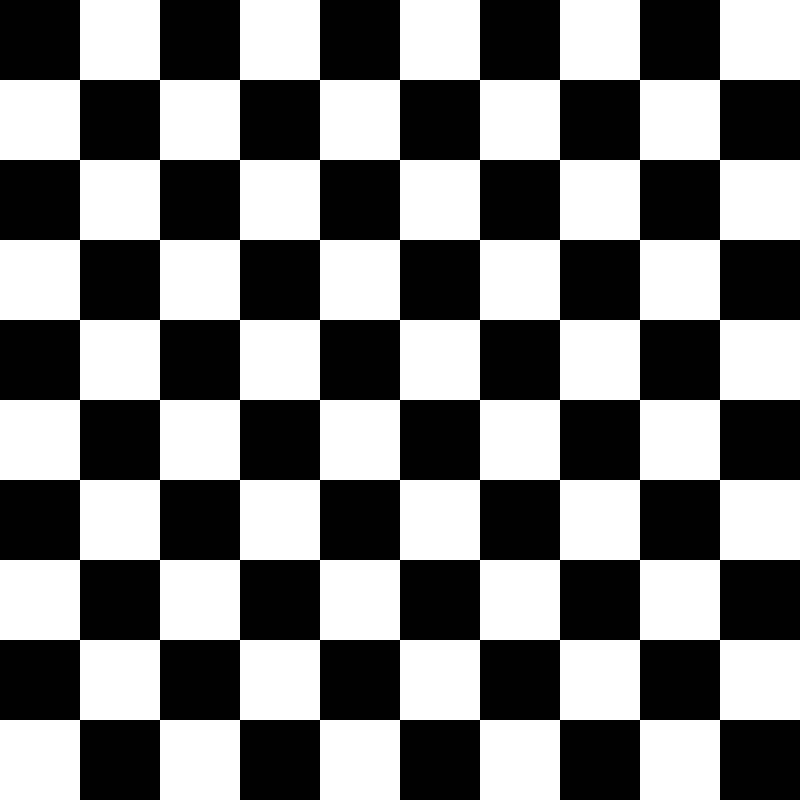
#> input picture Data/10x10_checkered_board.png, 800 x 800 px
$ python -i lab05.py   (imports and definitions only)
#> lines starting #> are read from the running program, lines starting #| are printed output that depends on the picture; after the words box and inside, x2 and y2 are one past the last pixel; in counts of white or black regions, pixels touching at a corner belong together
#> `picture = cv2.imread('../../Data/10x10_checkered_board.png', cv2.IMREA..`: picture: shape (800, 800); 50% white; 1 white region, box (x1, y1, x2, y2) and area: (0, 0, 800, 800) 320000

# -*- coding: utf-8 -*-
"""Lab 05 — Harris Corner Detector.

Detect corner points in an image from scratch — no cv2.cornerHarris. The
work is split into small steps, each one a method below that takes an array
in and returns the result out:

  1. gaussian_kernel()                    a 2D Gaussian weighting window
  2. compute_gradients(image)             Sobel gradients (Ix, Iy)
  3. gradient_products(Ix, Iy)            Ix^2, Iy^2, Ix*Iy
  4. smooth_products(Ixx, Iyy, Ixy)       Gaussian-weighted sums (A, B, C)
  5. det_and_trace(A, B, C)               Det(M) and Trace(M) at every pixel
  6. harris_response(det, trace)           Harris response R per pixel
  7. threshold_response(response)         weak responses set to zero
  8. find_peaks(thresh_response)          one (row, col) per corner
  9. det_coords(image)                    put the steps together

Run evaluate_lab05.py after each step to see your progress.
"""
import numpy as np
from scipy import signal
import os
import sys
from skimage.feature import peak_local_max

sys.path.insert(0, os.path.join(os.path.dirname(os.path.abspath(__file__)), ".."))
from helpers.dataloader import DATA_DIR, download_image, norm_img, rescale_crop  # noqa: F401

CHECKERBOARD_IMAGE_URL = (
    "https://github.com/tonyscan6003/etivities/blob/main/"
    "10x10_checkered_board.png?raw=true"
)

class HarrisCorner:
    """Harris Corner Detector, built from the second-moment matrix of the
    image gradients.

    All settings have defaults, so no arguments are needed:

        hc     = HarrisCorner()
        coords = hc.det_coords(image)

    Any setting can be changed with a keyword argument, e.g.:

        hc = HarrisCorner(sigma=3, min_distance=10)

    Use these settings (self.sigma, self.alpha, ...) inside your methods
    rather than typing the numbers in directly.
    """

    def __init__(self, **kwargs):
        self.sigma         = kwargs.get('sigma',         2)
        self.alpha         = kwargs.get('alpha',         0.05)
        self.threshold_val = kwargs.get('threshold_val', 0.001)
        self.min_distance  = kwargs.get('min_distance',  5)

        # Intermediate results, filled in by det_coords() (step 9)
        self.grad_x          = None
        self.grad_y          = None
        self.grad_products   = None
        self.smoothed        = None
        self.det             = None
        self.trace           = None
        self.corner_response = None
        self.thresh_response = None
        self.coords          = None

    def gaussian_kernel(self):
        """Step 1 — a 2D Gaussian weighting window sized from self.sigma.

        Returns:
            np.ndarray: (k, k) 2D Gaussian kernel, k = int(6 * sigma + 1).
        """
        size = int(6 * self.sigma + 1)

        x = np.arange(size) - size // 2
        y = np.arange(size) - size // 2

        X, Y = np.meshgrid(x, y)

        kernel = np.exp(-(X**2 + Y**2) / (2 * self.sigma**2))
        kernel = kernel / np.sum(kernel)

        return kernel

    def compute_gradients(self, image):
        """Step 2 — Sobel gradients of the image in x and y.

        Args:
            image (np.ndarray): 2D greyscale image.

        Returns:
            (Ix, Iy): each a 2D array the same shape as image.
        """
        sobel_x = np.array([
            [-1, 0, 1],
            [-2, 0, 2],
            [-1, 0, 1]
        ])

        sobel_y = np.array([
            [-1, -2, -1],
            [0, 0, 0],
            [1, 2, 1]
        ])

        Ix = signal.convolve2d(image, sobel_x, mode='same', boundary='symm')
        Iy = signal.convolve2d(image, sobel_y, mode='same', boundary='symm')

        return Ix, Iy

    def gradient_products(self, Ix, Iy):
        """Step 3 — element-wise products of the gradients.

        Args:
            Ix, Iy (np.ndarray): gradients from compute_gradients().

        Returns:
            (Ixx, Iyy, Ixy): Ix*Ix, Iy*Iy, Ix*Iy — each the same shape as Ix.
        """
        Ixx = Ix * Ix
        Iyy = Iy * Iy
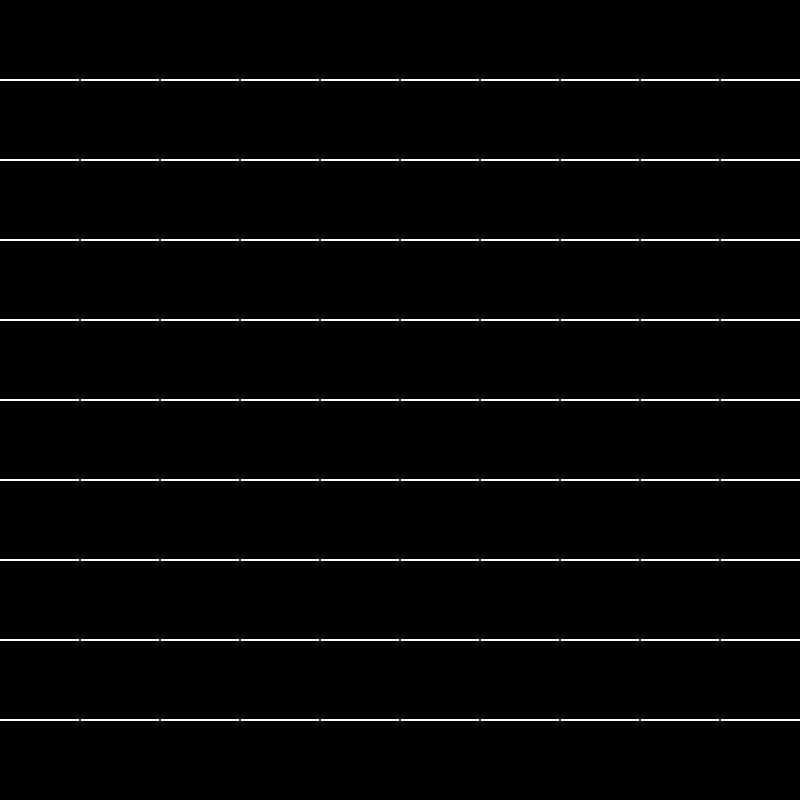
#> Iyy: shape (800, 800) int64; min 0, max 1040400, mean 23014; drawn with min black and max white
        Ixy = Ix * Iy
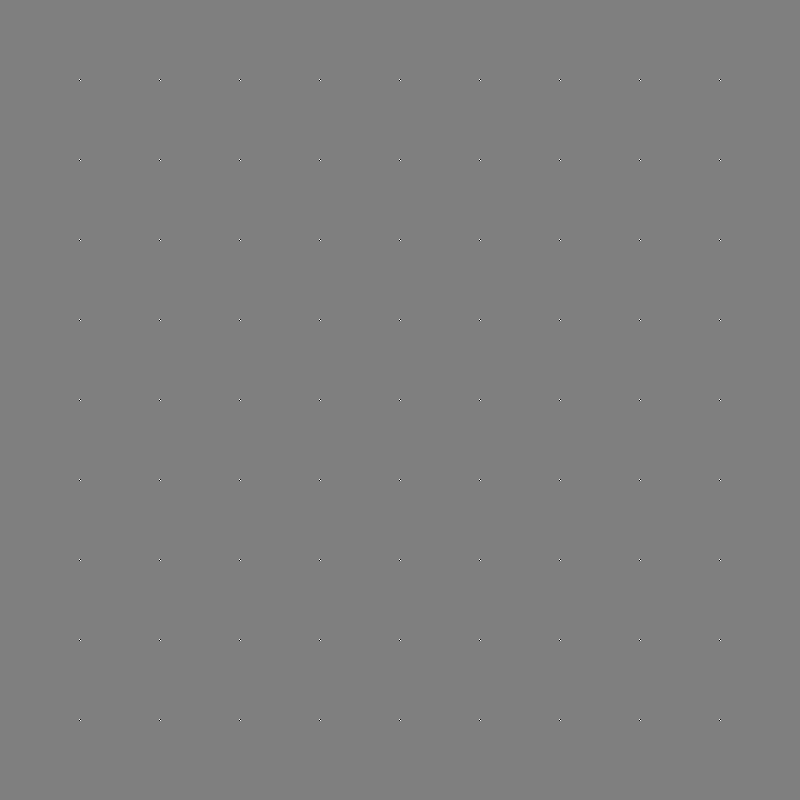
#> Ixy: shape (800, 800) int64; min -260100, max 260100, mean 0; drawn with min black and max white

        return Ixx, Iyy, Ixy

    def smooth_products(self, Ixx, Iyy, Ixy):
        """Step 4 — Gaussian-weighted sum of each gradient product over a
        local window (the entries of the second-moment matrix M).

        Args:
            Ixx, Iyy, Ixy (np.ndarray): gradient products from gradient_products().

        Returns:
            (A, B, C): the Gaussian-weighted Ixx, Iyy, Ixy — same shape as Ixx.
        """
        kernel = self.gaussian_kernel()

        A = signal.convolve2d(Ixx, kernel, mode='same', boundary='symm')
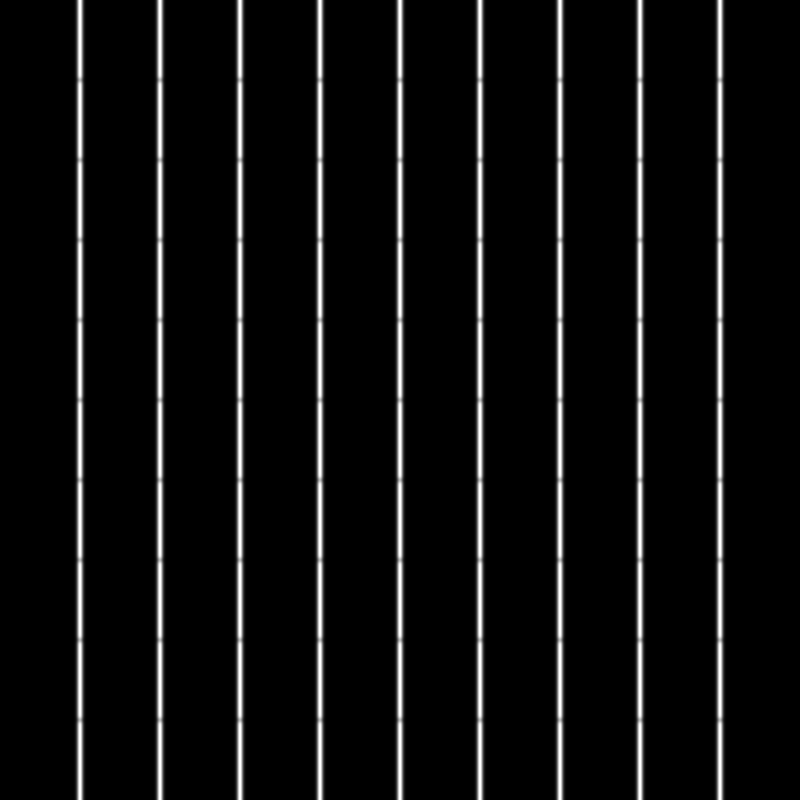
#> A: shape (800, 800) float64; min 0, max 391074.7, mean 23014; drawn with min black and max white
        B = signal.convolve2d(Iyy, kernel, mode='same', boundary='symm')
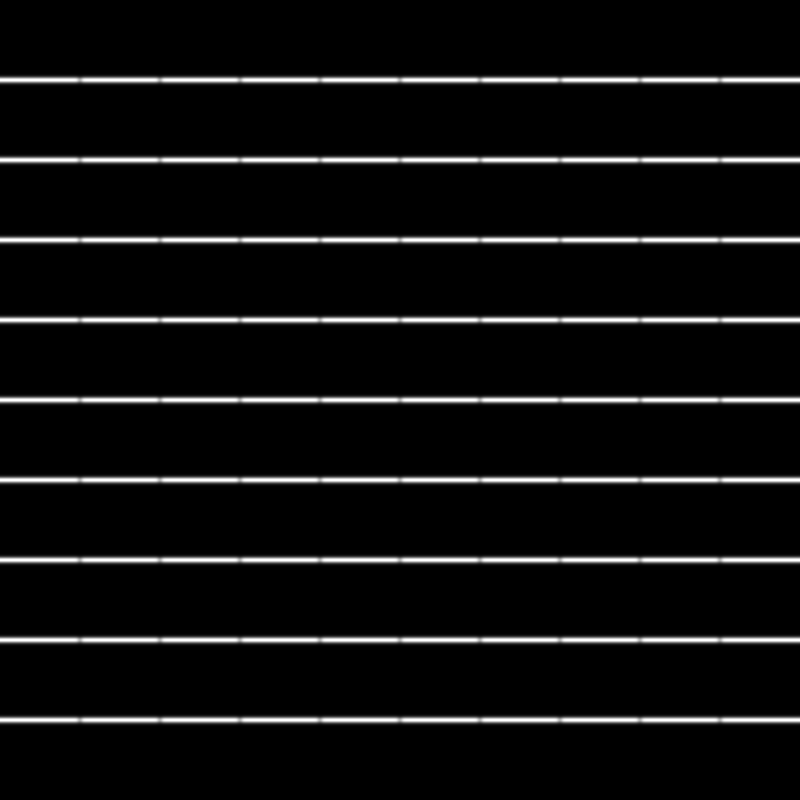
#> B: shape (800, 800) float64; min 0, max 391074.7, mean 23014; drawn with min black and max white
        C = signal.convolve2d(Ixy, kernel, mode='same', boundary='symm')

        return A, B, C

    def det_and_trace(self, A, B, C):
        """Step 5 — the determinant and trace of M = [[A, C], [C, B]] at
        every pixel.

        Args:
            A, B, C (np.ndarray): the smoothed products from smooth_products().

        Returns:
            (det, trace): Det(M) = A*B - C^2 and Trace(M) = A + B, same shape as A.
        """
        det = A * B - C**2
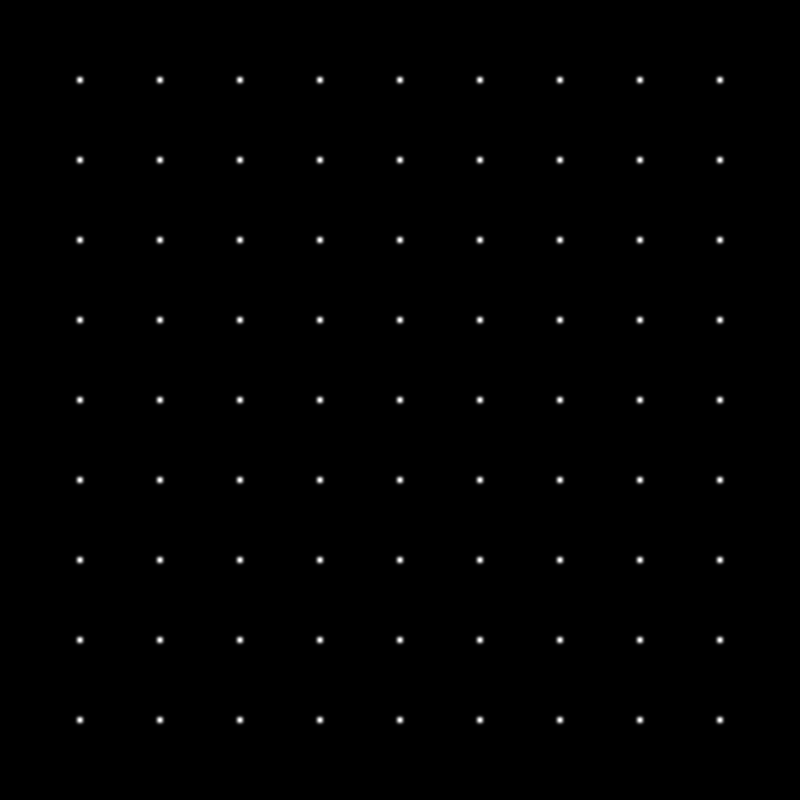
#> det: shape (800, 800) float64; min 0, max 7.89e+10, mean 345829375.8; drawn with min black and max white
        trace = A + B
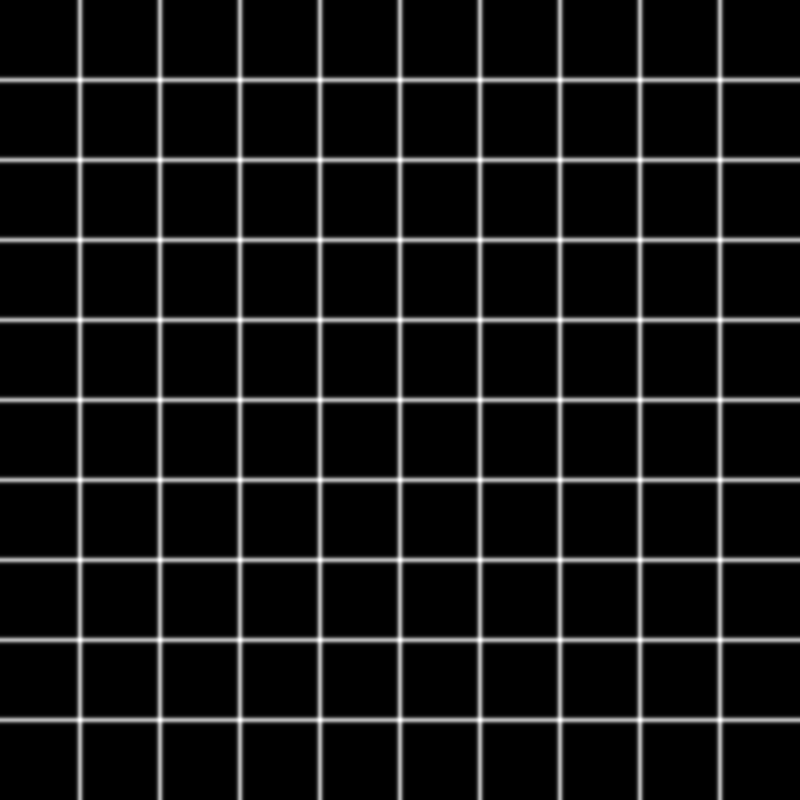
#> trace: shape (800, 800) float64; min 0, max 561648.5, mean 46027.9; drawn with min black and max white

        return det, trace

    def harris_response(self, det, trace):
        """Step 6 — the Harris response R = Det(M) - alpha * Trace(M)^2.

        Args:
            det, trace (np.ndarray): from det_and_trace().

        Returns:
            np.ndarray: the response map, same shape as det.
        """
        response = det - self.alpha * (trace**2)
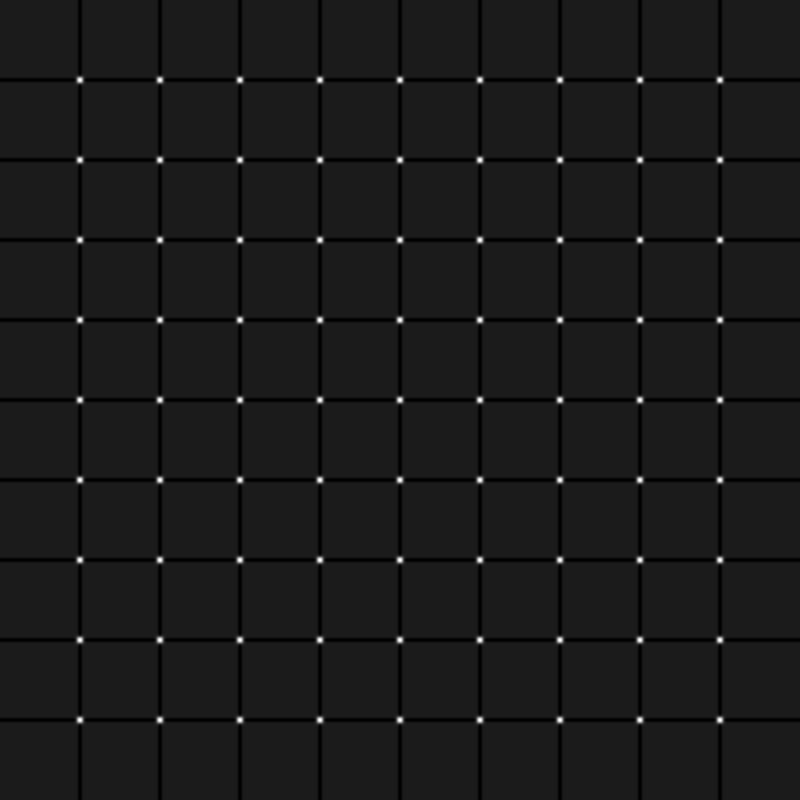
#> response: shape (800, 800) float64; min -7.65e+09, max 6.31e+10, mean -336121131.4; drawn with min black and max white

        return response

    def threshold_response(self, response):
        """Step 7 — keep only the strong responses: every value not above
        self.threshold_val is set to 0.

        Args:
            response (np.ndarray): response map from harris_response().

        Returns:
            np.ndarray: the thresholded response map, same shape as response.
        """
        result = response.copy()
        result[result <= self.threshold_val] = 0

        return result

    def find_peaks(self, thresh_response):
        """Step 8 — one coordinate per corner: the local maxima of the
        thresholded response, at least self.min_distance pixels apart.

        Args:
            thresh_response (np.ndarray): from threshold_response().

        Returns:
            np.ndarray: shape (N, 2) array of (row, col) coordinates.
        """
        coords = peak_local_max(
            thresh_response,
            min_distance=self.min_distance,
            threshold_abs=0,
            exclude_border=False
        )
#> coords = 81 pairs, first value 79 to 719, second value 80 to 720

        return coords

    def det_coords(self, image):
        """Step 9 — run the whole pipeline using the methods above.

        Stores each intermediate result on self so they can be displayed
        afterwards.

        Args:
            image (np.ndarray): 2D greyscale image.

        Returns:
            np.ndarray: shape (N, 2) array of (row, col) corner coordinates.
        """
        self.grad_x, self.grad_y = self.compute_gradients(image)

        Ixx, Iyy, Ixy = self.gradient_products(self.grad_x, self.grad_y)
        self.grad_products = (Ixx, Iyy, Ixy)

        A, B, C = self.smooth_products(Ixx, Iyy, Ixy)
        self.smoothed = (A, B, C)

        self.det, self.trace = self.det_and_trace(A, B, C)

        self.corner_response = self.harris_response(self.det, self.trace)

        self.thresh_response = self.threshold_response(self.corner_response)

        self.coords = self.find_peaks(self.thresh_response)
#> self.coords has the same summary as coords in find_peaks

        return self.coords

>>> import cv2
>>> picture = cv2.imread('../../Data/10x10_checkered_board.png', cv2.IMREAD_GRAYSCALE)
>>> result = HarrisCorner().det_coords(picture)
#> result has the same summary as coords in find_peaks
